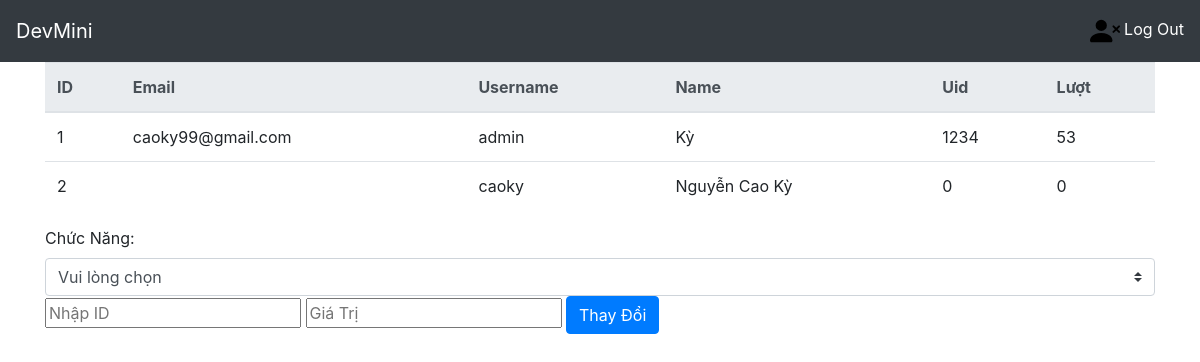
Page /qtv/ (signed in) on the earlier database version.
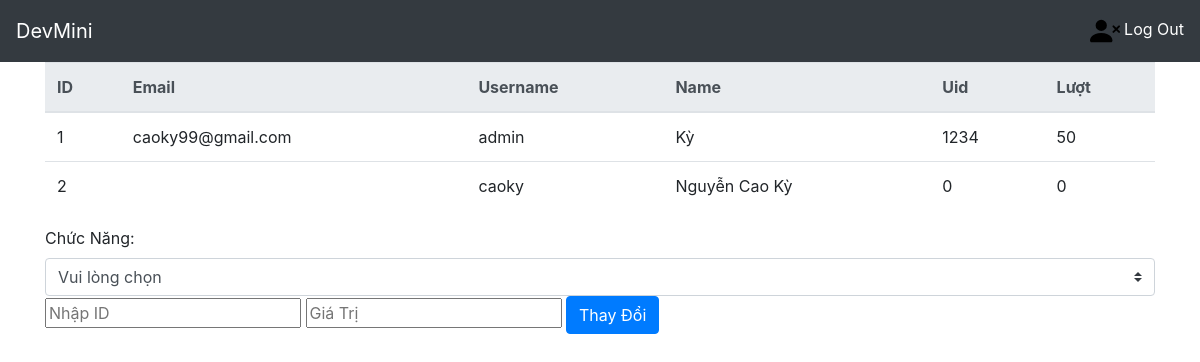
Same page on the later database version.
### home/models.py (models this page shows)
class MyUser(AbstractUser):
    luot=models.IntegerField(default=0)
    name=models.CharField(max_length=100,default="")
    uid=models.IntegerField(default=0)
    isAdmin = models.BooleanField(default=False)
    madonhang=models.IntegerField(default=0)

### home/views.py (the view, shortened to what this page needs)
# urls.py: path('qtv/', views.admin,name="qtv"),
def admin(request):
   form = AdminEdit()
   return render(request, 'pages/admin.html',{'form': form,'MyUser': MyUser.objects.all()})

### home/forms.py (shortened to what this page needs)
class AdminEdit(forms.Form):
    _id = forms.IntegerField()
    name=forms.CharField(max_length=100)
    uid=forms.IntegerField()
    luot=forms.IntegerField()
    username=forms.CharField(max_length=100)
    password=forms.CharField(max_length=100)
    email=forms.CharField(max_length=100)

### home/templates/pages/admin.html (shortened to what this page needs)
{% extends "pages/base.html" %}
{% block menu %}
{% if user.isAdmin %}
<table class="table">
  <thead class="thead-light">
    <tr>
      <th scope="col">ID</th>
      <th scope="col">Email</th>
      <th scope="col">Username</th>
      <th scope="col">Name</th>
      <th scope="col">Uid</th>
      <th scope="col">Lượt</th>
    </tr>
  </thead>
  <tbody>
  {% for name in MyUser %}
    <tr>
      <td>{{name.id}}</td>
      <td>{{name.email}}</td>
      <td>{{name.username}}</td>
      <td>{{name.name}}</td>
      <td>{{name.uid}}</td>
      <td>{{name.luot}}</td>
    </tr>
    {% endfor %}
  </tbody>
</table>
<form action="." method="POST" enctype="multipart/form-data">
	     <div class="class="form-group"">
        <label>Chức Năng:</label>
        <select class="custom-select mr-sm-2" onchange="changeName(this.value)" required>
            <option selected>Vui lòng chọn
            <option value="name">Sửa Tên
        </select>
    </div>
    <input class="id_class" name="_id" onchange="checkNum(this.value)" type="text" class="form-control"  placeholder="Nhập ID" required>
    <input class="text_value" type="text" class="form-control" placeholder="Giá Trị" required>
	<button type="submit" class="btn btn-primary">Thay Đổi</button>
</form>
{% endif %}
{% endblock %}

Differences in the rows shown:
changed MyUser "caoky99@gmail.com": luot "53" → "50"
